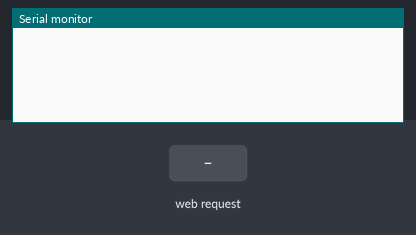
Bench run of a sketch on a simulated ESP8266 (NodeMCU). Shown: the last lines printed to the serial monitor. The inputs (shaded band) are chosen by the test bench.

Above: at 1.2 s.
1.3 s: HTTP request GET /limite received
At 2.5 s:
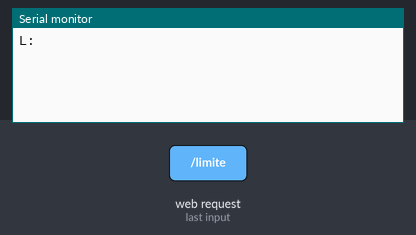
2.8 s: HTTP request GET /manual received
At 3.8 s:
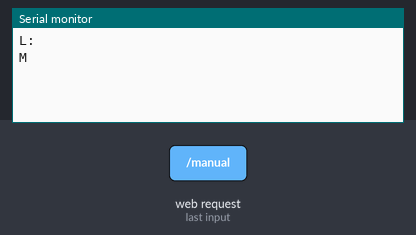

The sketch:

beta_esp.ino
```cpp
#include <ESP8266WiFi.h>
#include <ESP8266WebServer.h>

ESP8266WebServer server(80);

String dados="0,0,0,0,0,0";

const char pagina[] PROGMEM = R"rawliteral(
<!DOCTYPE html>
<html lang="pt-br">

<head>
<meta charset="UTF-8">
<meta name="viewport" content="width=device-width, initial-scale=1">

<title>Horta Inteligente</title>

<style>

body{
margin:0;
font-family:Arial;
background:#e0e0e0;
}

/* TOPO */

.topo{
background:linear-gradient(90deg,#ff8f00,#00ffff);
padding:40px 20px;
text-align:center;
}

.topo h1{
margin:0;
font-size:38px;
}

.topo p{
margin:5px;
font-size:18px;
}

/* AMBIENTE */

.ambiente{
display:flex;
justify-content:space-around;
margin-top:30px;
}

.ambiente-box{
text-align:center;
}

.ambiente-box h2{
font-size:70px;
margin:0;
}

.ambiente-box p{
font-size:16px;
}

/* CONTAINER */

.wrapper{

margin:-25px auto 30px auto;

background:white;

border-radius:30px;

padding:30px;

box-shadow:
0 0 25px rgba(255,30,210,0.4),
0 10px 30px rgba(0,0,0,0.15);

}

/* CARD SOLO */

.card{

background:linear-gradient(90deg,#0e75c9,#000000);

color:white;

border-radius:25px;

padding:30px;

margin-bottom:20px;

display:flex;
justify-content:space-between;
align-items:center;

}

/* LADO ESQUERDO */

.solo-left{
text-align:center;
}

.valor{
font-size:80px;
font-weight:bold;
}

.solo-left p{
margin:0;
}

/* LADO DIREITO */

.solo-right{
text-align:right;
}

.ideal{
color:#00ff5e;
font-weight:bold;
}

.baixo{
color:#ff2e2e;
font-weight:bold;
}

.valve-on{
color:#00ff5e;
font-weight:bold;
}

.valve-off{
color:#ff2e2e;
font-weight:bold;
}

/* BOTÃO */

.engrenagem{

font-size:25px;

background:white;

color:#333;

border-radius:50%;

width:40px;
height:40px;

display:inline-flex;
align-items:center;
justify-content:center;

cursor:pointer;

margin-top:10px;

}

/* SWITCH */

.switch{

margin-top:15px;

display:flex;
align-items:center;
justify-content:flex-end;

gap:10px;

}

.switch input{

appearance:none;

width:45px;
height:22px;

background:#ccc;

border-radius:20px;

position:relative;

cursor:pointer;

}

.switch input:checked{
background:#4da6ff;
}

.switch input::before{

content:"";

width:18px;
height:18px;

background:white;

border-radius:50%;

position:absolute;

top:2px;
left:2px;

transition:0.3s;

}

.switch input:checked::before{
transform:translateX(22px);
}

/* MODAL */

.modal{

display:none;

position:fixed;

top:0;
left:0;

width:100%;
height:100%;

background:rgba(0,0,0,0.4);

justify-content:center;
align-items:center;

}

.modal-box{

background:white;

padding:30px;

border-radius:20px;

width:300px;

text-align:center;

}

.modal-box input{

width:100%;

}

.modal-box button{

margin-top:10px;

padding:10px 20px;

border:none;

border-radius:10px;

background:#0e75c9;

color:white;

cursor:pointer;

}

/* RODAPÉ */

.footer{
text-align:center;
font-weight:bold;
color:#555;
padding:15px;
}

</style>

</head>

<body>

<div class="topo">

<h1>Horta Inteligente</h1>
<p>Controle de Irrigação</p>

<div class="ambiente">

<div class="ambiente-box">
<h2 id="temp">--°C</h2>
<p>Temperatura ambiente</p>
</div>

<div class="ambiente-box">
<h2 id="hum">--%</h2>
<p>Umidade ambiente</p>
</div>

</div>

</div>


<div class="wrapper">

<!-- SOLO 1 -->
<div class="card">

<div class="solo-left">
<h3>Solo nº1</h3>
<div class="valor" id="solo1">--%</div>
<p>Umidade do solo</p>
</div>

<div class="solo-right">
<p>Status <span id="status1" class="ideal">IDEAL</span></p>
<p>Válvula <span id="valve1" class="valve-off">DESLIGADA</span></p>
<p>Irrigação abaixo <span id="limite1">20%</span></p>

<div class="engrenagem" onclick="abrirModal(1)">⚙</div>

<div class="switch">
<span>Manual</span>
<input type="checkbox" onclick="toggleManual(1)">
</div>

</div>
</div>


<!-- SOLO 2 -->
<div class="card">

<div class="solo-left">
<h3>Solo nº2</h3>
<div class="valor" id="solo2">--%</div>
<p>Umidade do solo</p>
</div>

<div class="solo-right">
<p>Status <span id="status2" class="ideal">IDEAL</span></p>
<p>Válvula <span id="valve2" class="valve-off">DESLIGADA</span></p>
<p>Irrigação abaixo <span id="limite2">20%</span></p>

<div class="engrenagem" onclick="abrirModal(2)">⚙</div>

<div class="switch">
<span>Manual</span>
<input type="checkbox" onclick="toggleManual(2)">
</div>

</div>
</div>


<!-- SOLO 3 -->
<div class="card">

<div class="solo-left">
<h3>Solo nº3</h3>
<div class="valor" id="solo3">--%</div>
<p>Umidade do solo</p>
</div>

<div class="solo-right">
<p>Status <span id="status3" class="ideal">IDEAL</span></p>
<p>Válvula <span id="valve3" class="valve-off">DESLIGADA</span></p>
<p>Irrigação abaixo <span id="limite3">20%</span></p>

<div class="engrenagem" onclick="abrirModal(3)">⚙</div>

<div class="switch">
<span>Manual</span>
<input type="checkbox" onclick="toggleManual(3)">
</div>

</div>
</div>


<!-- SOLO 4 -->
<div class="card">

<div class="solo-left">
<h3>Solo nº4</h3>
<div class="valor" id="solo4">--%</div>
<p>Umidade do solo</p>
</div>

<div class="solo-right">
<p>Status <span id="status4" class="ideal">IDEAL</span></p>
<p>Válvula <span id="valve4" class="valve-off">DESLIGADA</span></p>
<p>Irrigação abaixo <span id="limite4">20%</span></p>

<div class="engrenagem" onclick="abrirModal(4)">⚙</div>

<div class="switch">
<span>Manual</span>
<input type="checkbox" onclick="toggleManual(4)">
</div>

</div>
</div>

</div>

<div class="footer">
BENTO IA 1.0
</div>


<!-- MODAL -->

<div id="modalLimite" class="modal">

<div class="modal-box">

<h3>Ajustar limite de irrigação</h3>

<input type="range" min="0" max="100" value="20" id="sliderLimite">

<p>Valor: <span id="valorSlider">20</span>%</p>

<button onclick="salvarLimite()">Salvar</button>
<button onclick="fecharModal()">Cancelar</button>

</div>

</div>


<script>

let soloSelecionado=1;

/* atualizar sensores */

function atualizar(){

fetch("/dados")
.then(r=>r.text())
.then(t=>{

let d=t.split(",")

// SOLO
let s1=parseInt(d[0])
let s2=parseInt(d[1])
let s3=parseInt(d[2])
let s4=parseInt(d[3])

document.getElementById("solo1").innerHTML=s1+"%"
document.getElementById("solo2").innerHTML=s2+"%"
document.getElementById("solo3").innerHTML=s3+"%"
document.getElementById("solo4").innerHTML=s4+"%"

// AMBIENTE
document.getElementById("temp").innerHTML=d[4]+"°C"
document.getElementById("hum").innerHTML=d[5]+"%"

// RELÉS
let r1=parseInt(d[6])
let r2=parseInt(d[7])
let r3=parseInt(d[8])
let r4=parseInt(d[9])

// ATUALIZA TUDO
atualizarCard(1,s1,r1)
atualizarCard(2,s2,r2)
atualizarCard(3,s3,r3)
atualizarCard(4,s4,r4)

})
}

function atualizarCard(id, solo, rele){

let limite = parseInt(document.getElementById("limite"+id).innerText)

// ===== STATUS SOLO =====
if(solo < limite){
document.getElementById("status"+id).innerText="BAIXO"
document.getElementById("status"+id).className="baixo"
}else{
document.getElementById("status"+id).innerText="IDEAL"
document.getElementById("status"+id).className="ideal"
}

// ===== VÁLVULA =====
if(rele == 1){
document.getElementById("valve"+id).innerText="LIGADA"
document.getElementById("valve"+id).className="valve-on"
}else{
document.getElementById("valve"+id).innerText="DESLIGADA"
document.getElementById("valve"+id).className="valve-off"
}

}

setInterval(atualizar,2000)


/* modal */

function abrirModal(id){

soloSelecionado=id

document.getElementById("modalLimite").style.display="flex"

}

function fecharModal(){

document.getElementById("modalLimite").style.display="none"

}

function salvarLimite(){

let valor=document.getElementById("sliderLimite").value

fetch("/limite?solo="+soloSelecionado+"&valor="+valor)

document.getElementById("limite"+soloSelecionado).innerHTML=valor+"%"

fecharModal()

}

document.getElementById("sliderLimite").addEventListener("input",function(){

document.getElementById("valorSlider").innerHTML=this.value

})


/* controle manual */

function toggleManual(id){

fetch("/manual?solo="+id)

}

</script>

</body>
</html>
)rawliteral";

void handleRoot(){
server.send_P(200,"text/html; charset=utf-8",pagina);
}

void handleDados(){
server.send(200,"text/plain",dados);
}

void setup(){

Serial.begin(9600);

WiFi.softAP("Horta_Inteligente","12345678");

server.on("/",handleRoot);

server.on("/dados",handleDados);

server.on("/limite",[](){

String solo=server.arg("solo");
String valor=server.arg("valor");

Serial.print("L");
Serial.print(solo);
Serial.print(":");
Serial.println(valor);

server.send(200,"text/plain","OK");

});

server.on("/manual",[](){

String solo=server.arg("solo");

Serial.print("M");
Serial.println(solo);

server.send(200,"text/plain","OK");

});

server.begin();

}

void loop(){

server.handleClient();

if(Serial.available()){

dados=Serial.readStringUntil('\n');

}

}
```

Measured:
- after the input at 1.3 s, the serial monitor: prints a new line at once (image 1)
- after the input at 2.8 s, the serial monitor: prints a new line at once (image 2)
